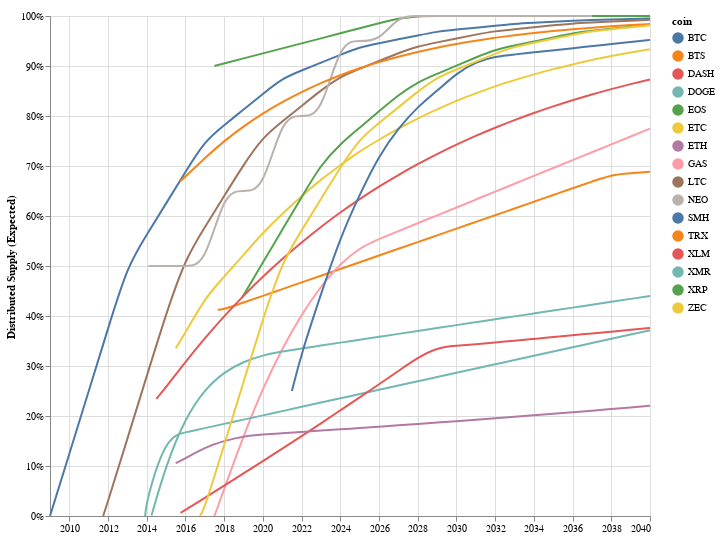

Vega-Lite specification stored for this chart:
### Vega-Lite specification from a JSON file in a GitHub repository (floating-point values rounded to 4 significant figures; data arrays with more than 128 entries replaced by an {"elided": "..."} marker saying what was removed)
{"config": {"view": {"continuousWidth": 400, "continuousHeight": 300}}, "layer": [{"mark": {"type": "line", "interpolate": "basis"}, "encoding": {"color": {"type": "nominal", "field": "coin"}, "x": {"type": "temporal", "axis": {"title": ""}, "field": "date"}, "y": {"type": "quantitative", "axis": {"format": "%", "title": "Distributed Supply (Expected)"}, "field": "total_supply"}}}, {"mark": "point", "encoding": {"opacity": {"value": 0}, "x": {"type": "temporal", "field": "date"}}, "selection": {"selector005": {"type": "single", "nearest": true, "on": "mouseover", "fields": ["date"], "empty": "none"}}}, {"mark": "point", "encoding": {"color": {"type": "nominal", "field": "coin"}, "opacity": {"condition": {"value": 1, "selection": "selector005"}, "value": 0}, "x": {"type": "temporal", "axis": {"title": ""}, "field": "date"}, "y": {"type": "quantitative", "axis": {"format": "%", "title": "Distributed Supply (Expected)"}, "field": "total_supply"}}}, {"mark": {"type": "rule", "color": "gray"}, "encoding": {"x": {"type": "temporal", "field": "date"}}, "transform": [{"filter": {"selection": "selector005"}}]}, {"mark": {"type": "text", "align": "left", "dx": 5, "dy": -5}, "encoding": {"color": {"type": "nominal", "field": "coin"}, "text": {"condition": {"type": "nominal", "field": "label", "selection": "selector005"}, "value": " "}, "x": {"type": "temporal", "axis": {"title": ""}, "field": "date"}, "y": {"type": "quantitative", "axis": {"format": "%", "title": "Distributed Supply (Expected)"}, "field": "total_supply"}}, "transform": [{"calculate": "format(datum.total_supply_pct,\".0f\") + \"% \" + datum.coin", "as": "label"}]}], "data": {"name": "data-548e64a3abf175f79b3b3e48358dba10"}, "height": 500, "width": 600, "$schema": "https://vega.github.io/schema/vega-lite/v4.8.1.json", "datasets": {"data-548e64a3abf175f79b3b3e48358dba10": {"elided": "412 records"}}}
